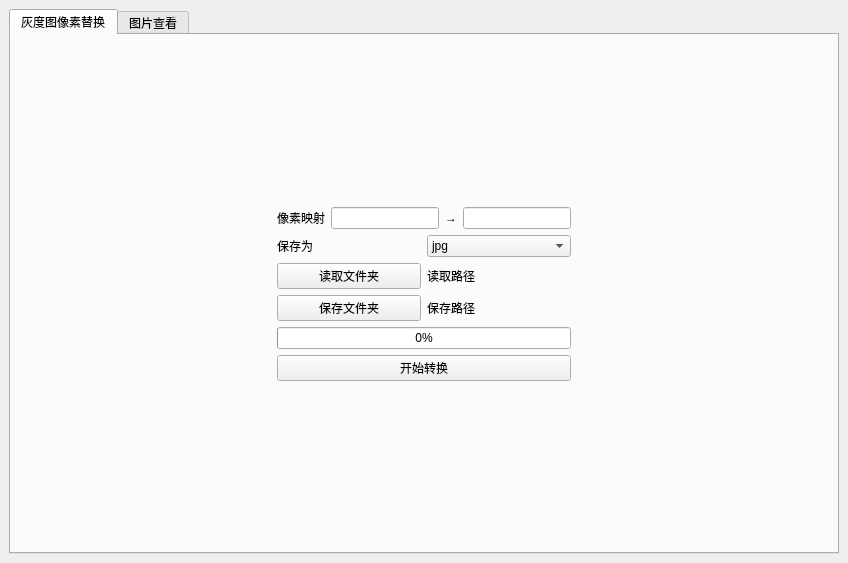
<?xml version="1.0" encoding="UTF-8"?>
<ui version="4.0">
 <class>main</class>
 <widget class="QMainWindow" name="main">
  <property name="geometry">
   <rect>
    <x>0</x>
    <y>0</y>
    <width>848</width>
    <height>563</height>
   </rect>
  </property>
  <property name="windowTitle">
   <string>MainWindow</string>
  </property>
  <widget class="QWidget" name="centralwidget">
   <layout class="QGridLayout" name="gridLayout">
    <item row="0" column="0">
     <widget class="QTabWidget" name="tabWidget">
      <property name="currentIndex">
       <number>0</number>
      </property>
      <widget class="QWidget" name="pixel_transform">
       <attribute name="title">
        <string>灰度图像素替换</string>
       </attribute>
       <layout class="QGridLayout" name="gridLayout_2">
        <item row="4" column="1">
         <layout class="QHBoxLayout" name="horizontalLayout_2">
          <item>
           <widget class="QPushButton" name="bt_save_folder_path">
            <property name="text">
             <string>保存文件夹</string>
            </property>
           </widget>
          </item>
          <item>
           <widget class="QLabel" name="lb_save_folder_path">
            <property name="text">
             <string>保存路径</string>
            </property>
           </widget>
          </item>
         </layout>
        </item>
        <item row="3" column="1">
         <layout class="QHBoxLayout" name="horizontalLayout">
          <item>
           <widget class="QPushButton" name="bt_read_folder_path">
            <property name="text">
             <string>读取文件夹</string>
            </property>
           </widget>
          </item>
          <item>
           <widget class="QLabel" name="lb_read_folder_path">
            <property name="text">
             <string>读取路径</string>
            </property>
           </widget>
          </item>
         </layout>
        </item>
        <item row="1" column="1">
         <layout class="QHBoxLayout" name="horizontalLayout_4">
          <item>
           <widget class="QLabel" name="inf_5">
            <property name="text">
             <string>像素映射</string>
            </property>
           </widget>
          </item>
          <item>
           <widget class="QLineEdit" name="le_pixel_oringin"/>
          </item>
          <item>
           <widget class="QLabel" name="inf">
            <property name="text">
             <string>→</string>
            </property>
           </widget>
          </item>
          <item>
           <widget class="QLineEdit" name="le_pixel_saveas"/>
          </item>
         </layout>
        </item>
        <item row="6" column="1">
         <widget class="QPushButton" name="bt_start_process">
          <property name="text">
           <string>开始转换</string>
          </property>
         </widget>
        </item>
        <item row="2" column="1">
         <layout class="QHBoxLayout" name="horizontalLayout_3">
          <item>
           <widget class="QLabel" name="inf_1">
            <property name="text">
             <string>保存为</string>
            </property>
           </widget>
          </item>
          <item>
           <widget class="QComboBox" name="cb_save_type">
            <item>
             <property name="text">
              <string>jpg</string>
             </property>
            </item>
            <item>
             <property name="text">
              <string>png</string>
             </property>
            </item>
           </widget>
          </item>
         </layout>
        </item>
        <item row="7" column="1">
         <spacer name="verticalSpacer">
          <property name="orientation">
           <enum>Qt::Vertical</enum>
          </property>
          <property name="sizeHint" stdset="0">
           <size>
            <width>20</width>
            <height>40</height>
           </size>
          </property>
         </spacer>
        </item>
        <item row="2" column="2">
         <spacer name="horizontalSpacer_2">
          <property name="orientation">
           <enum>Qt::Horizontal</enum>
          </property>
          <property name="sizeHint" stdset="0">
           <size>
            <width>40</width>
            <height>20</height>
           </size>
          </property>
         </spacer>
        </item>
        <item row="2" column="0">
         <spacer name="horizontalSpacer">
          <property name="orientation">
           <enum>Qt::Horizontal</enum>
          </property>
          <property name="sizeHint" stdset="0">
           <size>
            <width>40</width>
            <height>20</height>
           </size>
          </property>
         </spacer>
        </item>
        <item row="0" column="1">
         <spacer name="verticalSpacer_2">
          <property name="orientation">
           <enum>Qt::Vertical</enum>
          </property>
          <property name="sizeHint" stdset="0">
           <size>
            <width>20</width>
            <height>40</height>
           </size>
          </property>
         </spacer>
        </item>
        <item row="5" column="1">
         <widget class="QProgressBar" name="pb_process">
          <property name="enabled">
           <bool>true</bool>
          </property>
          <property name="value">
           <number>0</number>
          </property>
         </widget>
        </item>
       </layout>
      </widget>
      <widget class="QWidget" name="image_show">
       <attribute name="title">
        <string>图片查看</string>
       </attribute>
       <layout class="QGridLayout" name="gridLayout_3">
        <item row="3" column="1">
         <layout class="QHBoxLayout" name="horizontalLayout_6">
          <item>
           <widget class="QLabel" name="lb_image_show_oringin">
            <property name="minimumSize">
             <size>
              <width>320</width>
              <height>320</height>
             </size>
            </property>
            <property name="styleSheet">
             <string notr="true">background-color: rgb(255, 255, 255);</string>
            </property>
            <property name="text">
             <string/>
            </property>
           </widget>
          </item>
          <item>
           <widget class="QLabel" name="inf_4">
            <property name="text">
             <string>→</string>
            </property>
            <property name="alignment">
             <set>Qt::AlignCenter</set>
            </property>
           </widget>
          </item>
          <item>
           <widget class="QLabel" name="lb_image_show_transformed">
            <property name="minimumSize">
             <size>
              <width>320</width>
              <height>320</height>
             </size>
            </property>
            <property name="styleSheet">
             <string notr="true">background-color: rgb(255, 255, 255);</string>
            </property>
            <property name="text">
             <string/>
            </property>
           </widget>
          </item>
         </layout>
        </item>
        <item row="2" column="2">
         <spacer name="horizontalSpacer_3">
          <property name="orientation">
           <enum>Qt::Horizontal</enum>
          </property>
          <property name="sizeHint" stdset="0">
           <size>
            <width>40</width>
            <height>20</height>
           </size>
          </property>
         </spacer>
        </item>
        <item row="1" column="1">
         <layout class="QHBoxLayout" name="horizontalLayout_5">
          <item>
           <widget class="QPushButton" name="bt_read_image_path">
            <property name="text">
             <string>读取图片</string>
            </property>
           </widget>
          </item>
          <item>
           <widget class="QLabel" name="lb_image_path">
            <property name="text">
             <string>读取图片路径</string>
            </property>
           </widget>
          </item>
         </layout>
        </item>
        <item row="2" column="1">
         <layout class="QHBoxLayout" name="horizontalLayout_7">
          <item>
           <widget class="QLabel" name="inf_2">
            <property name="text">
             <string>灰度图像素映射</string>
            </property>
           </widget>
          </item>
          <item>
           <widget class="QLineEdit" name="le_image_pixel_oringin"/>
          </item>
          <item>
           <widget class="QLabel" name="inf_3">
            <property name="text">
             <string>→</string>
            </property>
           </widget>
          </item>
          <item>
           <widget class="QLineEdit" name="le_image_pixel_saveas"/>
          </item>
         </layout>
        </item>
        <item row="0" column="1">
         <spacer name="verticalSpacer_4">
          <property name="orientation">
           <enum>Qt::Vertical</enum>
          </property>
          <property name="sizeHint" stdset="0">
           <size>
            <width>20</width>
            <height>40</height>
           </size>
          </property>
         </spacer>
        </item>
        <item row="5" column="1">
         <spacer name="verticalSpacer_3">
          <property name="orientation">
           <enum>Qt::Vertical</enum>
          </property>
          <property name="sizeHint" stdset="0">
           <size>
            <width>20</width>
            <height>40</height>
           </size>
          </property>
         </spacer>
        </item>
        <item row="2" column="0">
         <spacer name="horizontalSpacer_4">
          <property name="orientation">
           <enum>Qt::Horizontal</enum>
          </property>
          <property name="sizeHint" stdset="0">
           <size>
            <width>40</width>
            <height>20</height>
           </size>
          </property>
         </spacer>
        </item>
        <item row="4" column="1">
         <widget class="QPushButton" name="bt_reflash_image">
          <property name="text">
           <string>刷新</string>
          </property>
         </widget>
        </item>
       </layout>
      </widget>
     </widget>
    </item>
   </layout>
  </widget>
 </widget>
 <resources/>
 <connections/>
</ui>
